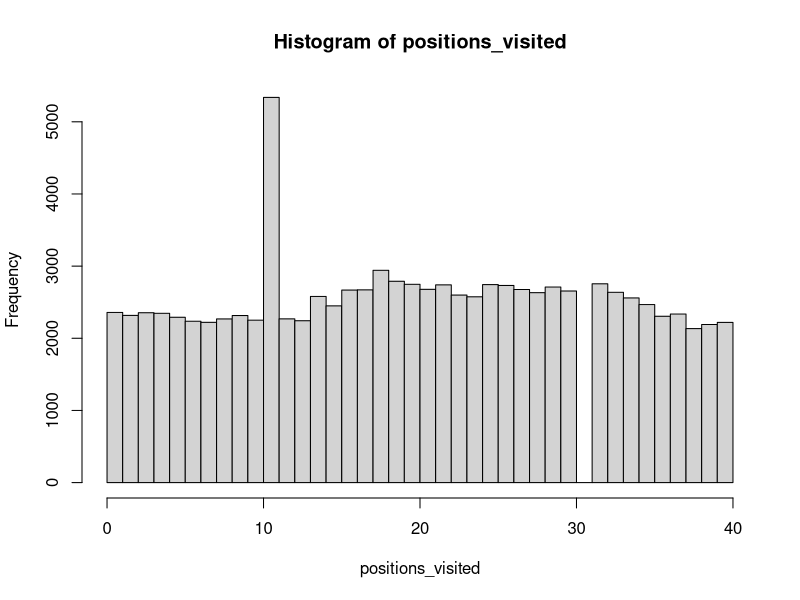
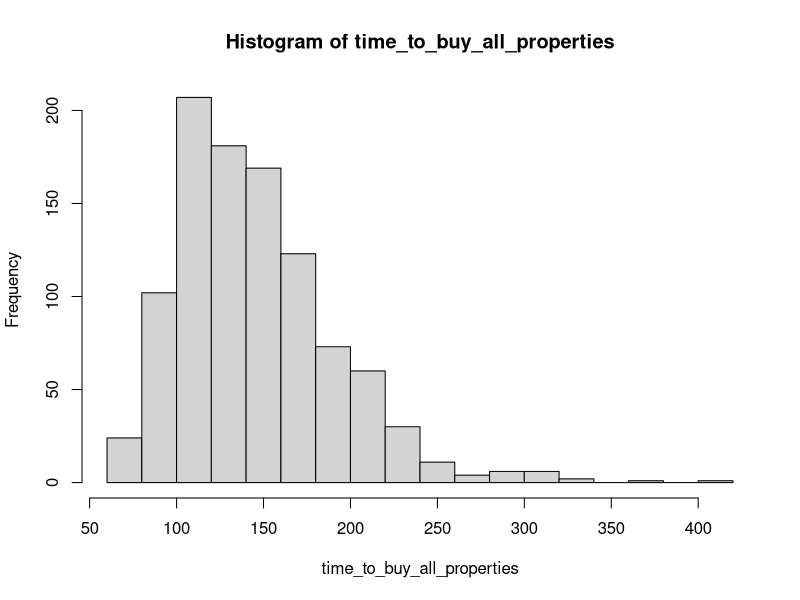

Write R code to recreate these figures, in order.
## ---- chunk 1
num_turns <- 100000 # number of turns to take

current_board_position <- 0 # start on the GO space
go_to_jail_position  <- 30 # the go to jail space
jail_position <- 10 # jail space

move_size <- rep(0, num_turns)
positions_visited <- rep(0, num_turns)

# use a for loop to simulate a number of turns
for (turn in 1:num_turns) {

  # set double counter to zero
  double_counter <- 0

  # roll (max) three times
  for (j in 1:3){

    # roll two dice
    die_values <- sample(c(1:6), 2, replace = TRUE)

    # if we have rolled a double for the third time, we proceed straight to jail
    if ((die_values[1] == die_values[2]) & (double_counter == 2 )) {
      current_board_position <- jail_position
      break
    }

    # otherwise

    # move player position

    # number of positions to move
    plus_move <- sum(die_values)

    # compute new board position
    new_board_position <- current_board_position + plus_move

    # if land on GO TO JAIL square, then go backwards to the JAIL square
    if (new_board_position == go_to_jail_position) {
      new_board_position <- jail_position
    }

    # update board position (this corrects for the fact the board is circular)
    current_board_position <- (new_board_position %% 40)

    # break out of loop if we roll a non-double
    if (die_values[1] != die_values[2]) {
      break
    } else { # increment double counter
      double_counter <- double_counter + 1
    }

  }

  # store final position visited
  positions_visited[turn] <- current_board_position


}


hist(positions_visited, breaks = seq(0, 40, len = 41), right = FALSE)
## ---- chunk 2
num_games <- 1000 # number of games to play
num_turns <- 1000 # number of turns to take

current_board_position <- 0 # start on the GO space
go_to_jail_position <- 30 # the go to jail space
jail_position <- 10 # jail space
# vector of squares containing properties
properties_that_can_be_bought <- c(1, 3, 5, 6, 8, 9, 11, 12, 13, 14, 15, 16,
   18, 19, 21, 23, 24, 25, 26, 27, 28, 29, 31, 32, 34, 35, 37, 39)


# vector to store number of turns to buy all properties
time_to_buy_all_properties <- rep(0, num_games)

# simulate multiple games
for (game in 1:num_games) {

  positions_visited <- rep(0, num_turns)
  positions_purchased <- rep(0, 40)
  properties_bought <- rep(0, num_turns)

  # use a for loop to simulate a number of turns
  for (turn in 1:num_turns) {

    # roll two dice
    die_values <- sample(c(1:6), 2, replace = TRUE)

    # move player position

    # number of positions to move
    plus_move <- sum(die_values)

    # compute new board position
    new_board_position <- current_board_position + plus_move

    # if land on GO TO JAIL square, then go backwards to the JAIL square
    if (new_board_position == go_to_jail_position) {
      new_board_position <- jail_position
    }

    # update board position (this corrects for the fact the board is circular)
    current_board_position <- (new_board_position %% 40)

    # if we can on a square that can be purchased and which has not been
    # purchased (note R uses 1-indexing for arrays)
    if (positions_purchased[current_board_position+1] == 0) {
      if (current_board_position %in% properties_that_can_be_bought) {
        positions_purchased[current_board_position + 1] <- 1
      }
    }

    # store position visited
    positions_visited[turn] <- current_board_position

    # store number of properties bought
    properties_bought[turn] <- sum(positions_purchased)

    # check if all properties are gone
    if (properties_bought[turn] == length(properties_that_can_be_bought)) {
      time_to_buy_all_properties[game] <- turn
      break
    }


  }

}

hist(time_to_buy_all_properties, breaks = 20)
